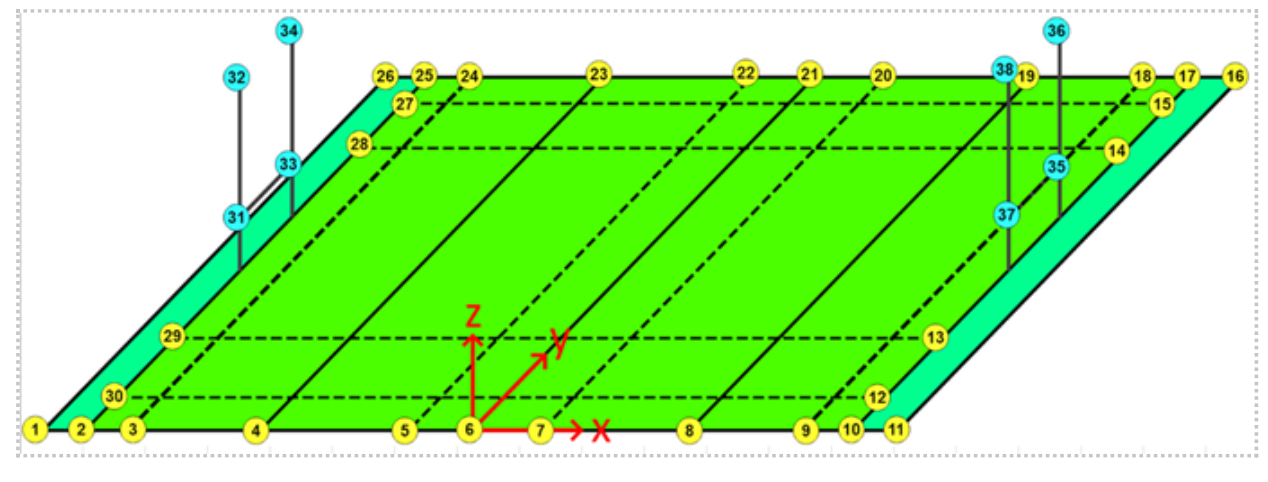
//> input picture OpenCVTesting/SportaableRugby.png, 1268 x 482 px
$ ./principalcomponentanalysis SportaableRugby.png   (built with g++ and OpenCV 4)
//> lines starting //> are read from the running program, lines starting //| are printed output that depends on the picture; after the words box and inside, x2 and y2 are one past the last pixel; in counts of white or black regions, pixels touching at a corner belong together
#include "opencv2/core.hpp"
#include "opencv2/imgproc.hpp"
#include "opencv2/highgui.hpp"
#include <iostream>
using namespace std;
using namespace cv;
// Function declarations
void drawAxis(Mat&, Point, Point, Scalar, const float);
double getOrientation(const vector<Point>&, Mat&);
void drawAxis(Mat& img, Point p, Point q, Scalar colour, const float scale = 0.2)
{
	double angle = atan2((double)p.y - q.y, (double)p.x - q.x); // angle in radians
	double hypotenuse = sqrt((double)(p.y - q.y) * (p.y - q.y) + (p.x - q.x) * (p.x - q.x));
	// Here we lengthen the arrow by a factor of scale
	q.x = (int)(p.x - scale * hypotenuse * cos(angle));
	q.y = (int)(p.y - scale * hypotenuse * sin(angle));
	line(img, p, q, colour, 1, LINE_AA);
	// create the arrow hooks
	p.x = (int)(q.x + 9 * cos(angle + CV_PI / 4));
	p.y = (int)(q.y + 9 * sin(angle + CV_PI / 4));
	line(img, p, q, colour, 1, LINE_AA);
	p.x = (int)(q.x + 9 * cos(angle - CV_PI / 4));
	p.y = (int)(q.y + 9 * sin(angle - CV_PI / 4));
	line(img, p, q, colour, 1, LINE_AA);
}
double getOrientation(const vector<Point>& pts, Mat& img)
{
	//Construct a buffer used by the pca analysis
	int sz = static_cast<int>(pts.size());
	Mat data_pts = Mat(sz, 2, CV_64F);
	for (int i = 0; i < data_pts.rows; i++)
	{
		data_pts.at<double>(i, 0) = pts[i].x;
		data_pts.at<double>(i, 1) = pts[i].y;
	}
	//Perform PCA analysis
	PCA pca_analysis(data_pts, Mat(), PCA::DATA_AS_ROW);
	//Store the center of the object
	Point cntr = Point(static_cast<int>(pca_analysis.mean.at<double>(0, 0)),
		static_cast<int>(pca_analysis.mean.at<double>(0, 1)));
	//Store the eigenvalues and eigenvectors
	vector<Point2d> eigen_vecs(2);
	vector<double> eigen_val(2);
	for (int i = 0; i < 2; i++)
	{
		eigen_vecs[i] = Point2d(pca_analysis.eigenvectors.at<double>(i, 0),
			pca_analysis.eigenvectors.at<double>(i, 1));
		eigen_val[i] = pca_analysis.eigenvalues.at<double>(i);
	}
	// Draw the principal components
	circle(img, cntr, 3, Scalar(255, 0, 255), 2);
	Point p1 = cntr + 0.02 * Point(static_cast<int>(eigen_vecs[0].x * eigen_val[0]), static_cast<int>(eigen_vecs[0].y * eigen_val[0]));
	Point p2 = cntr - 0.02 * Point(static_cast<int>(eigen_vecs[1].x * eigen_val[1]), static_cast<int>(eigen_vecs[1].y * eigen_val[1]));
	drawAxis(img, cntr, p1, Scalar(0, 255, 0), 1);
	drawAxis(img, cntr, p2, Scalar(255, 255, 0), 5);
	double angle = atan2(eigen_vecs[0].y, eigen_vecs[0].x); // orientation in radians
	return angle;
}
int main(int argc, char** argv)
{
	// Load image
	CommandLineParser parser(argc, argv, "{@input | test7.jpg | input image}");
	parser.about("This program demonstrates how to use OpenCV PCA to extract the orientation of an object.\n");
	parser.printMessage();
	Mat src = imread(samples::findFile(parser.get<String>("@input")));
//> src is the input picture: 482 rows x 1268 cols, CV_8UC3; mean B, G, R 130.7, 241, 159.2
	// Check if image is loaded successfully
	if (src.empty())
	{
		cout << "Problem loading image!!!" << endl;
		return EXIT_FAILURE;
	}
	imshow("src", src);
	// Convert image to grayscale
	Mat gray;
	cvtColor(src, gray, COLOR_BGR2GRAY);
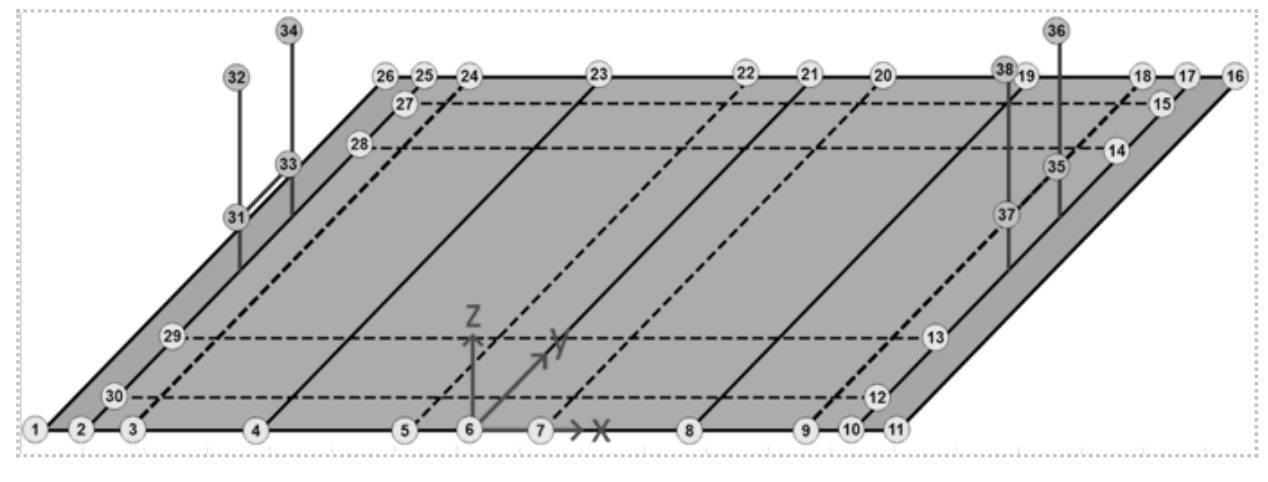
//> gray: 482 rows x 1268 cols, CV_8UC1; min 0, max 255, mean 203.8
	// Convert image to binary
	Mat bw;
	threshold(gray, bw, 50, 255, THRESH_BINARY | THRESH_OTSU);
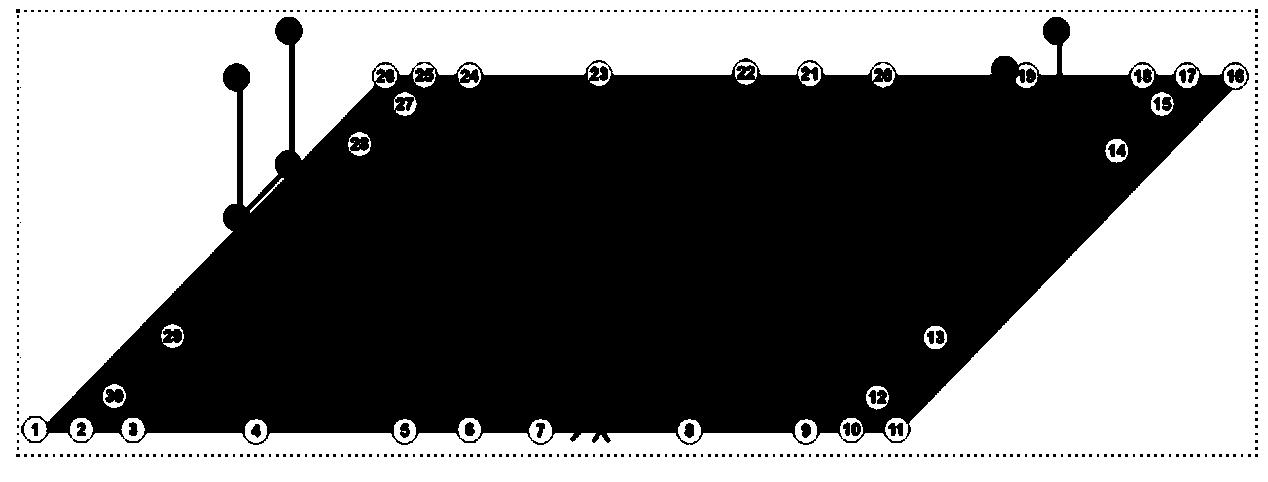
//> bw: 482 rows x 1268 cols, CV_8UC1; 48.4% white; 40 white regions (20 under 20 px)
	// Find all the contours in the thresholded image
	vector<vector<Point> > contours;
	findContours(bw, contours, RETR_LIST, CHAIN_APPROX_NONE);
//> contours = 544 contours, 492 with area under 20; largest, box (x1, y1, x2, y2) and area: (0, 0, 1268, 482) 609427, (26, 16, 1250, 446) 317420, (798, 62, 821, 86) 400, (103, 384, 126, 408) 399, (678, 419, 701, 443) 397
	for (size_t i = 0; i < contours.size(); i++)
	{
		// Calculate the area of each contour
		double area = contourArea(contours[i]);
		// Ignore contours that are too small or too large
		if (area < 1e2 || 1e5 < area) continue;
		// Draw each contour only for visualisation purposes
		drawContours(src, contours, static_cast<int>(i), Scalar(0, 0, 255), 2);
		// Find the orientation of each shape
		getOrientation(contours[i], src);
	}
//> this loop made 544 passes
//> (area, sz in getOrientation, cntr in getOrientation, p1 in getOrientation, p2 in getOrientation, angle in drawAxis, hypotenuse in drawAxis, angle in drawAxis (second call)) on passes 199 to 201: (397, 66, Point(689, 430), Point(689, 431), Point(688, 430), -1.57, 1, 0), (397, 66, Point(540, 430), Point(540, 431), Point(539, 430), -1.57, 1, 0), (393.5, 65, Point(404, 430), Point(404, 431), Point(403, 430), -1.57, 1, 0)
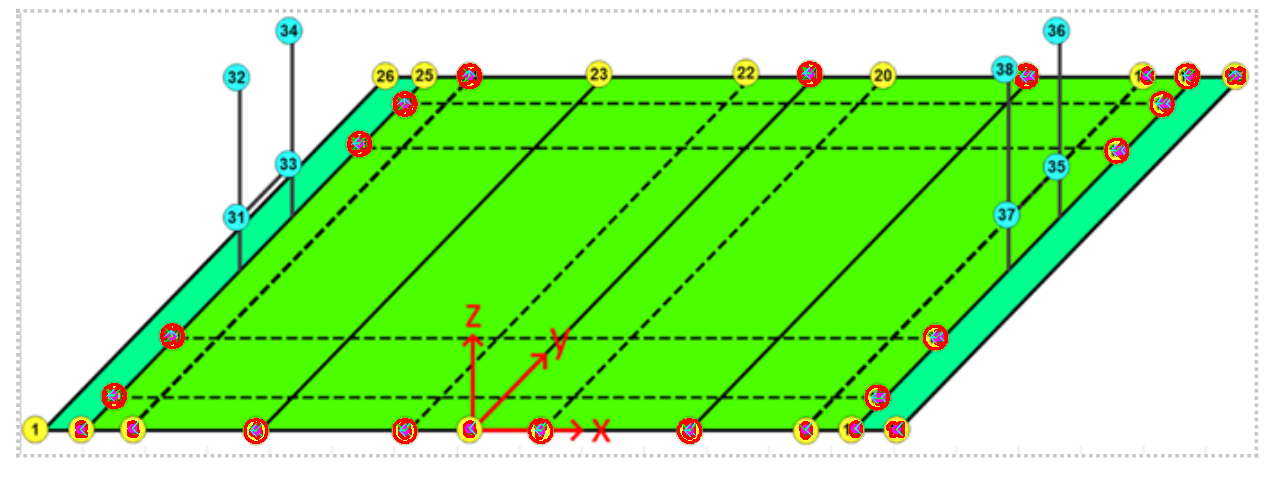
//> src: 482 rows x 1268 cols, CV_8UC3; 1.47% of pixels changed, all inside (x1, y1, x2, y2) = (75, 61, 1246, 444)
	imshow("output", src);
	waitKey();
	return EXIT_SUCCESS;
}
